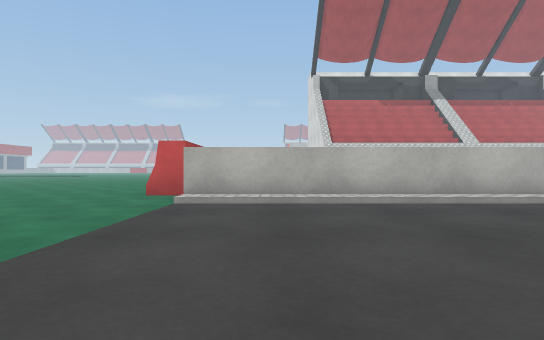
view 1 (above)

24 first-person views from a walk through a Unity game level. The camera is 0.51 m above the floor, looks level and sees 80° across. The floor is counted in squares, 1 m on a side. Each view is taken from the middle of a square. On the plan, view 1 faces up. The plan holds only what a view shows up to about 9 squares ahead; the rest is blank. The place goes on beyond the plan. Some surface patterns are stand-ins.

view 2
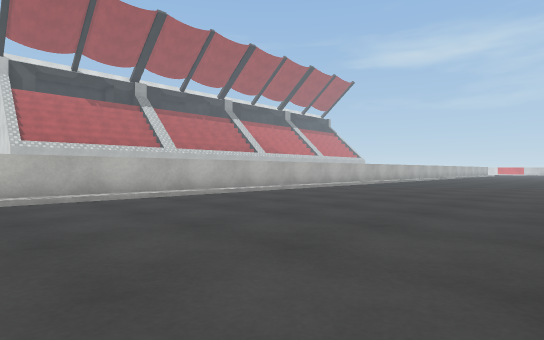

view 3
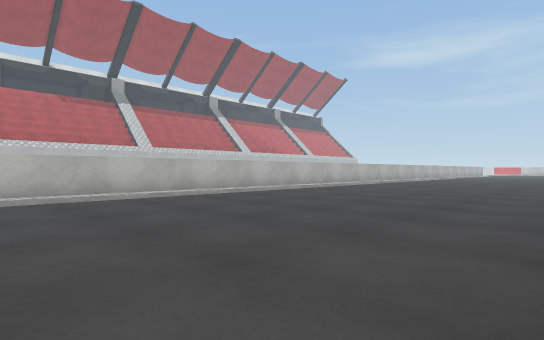

view 4
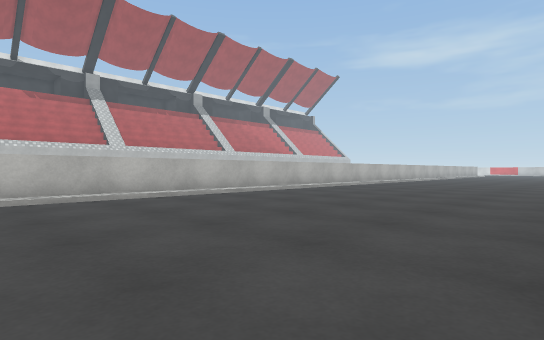

view 5
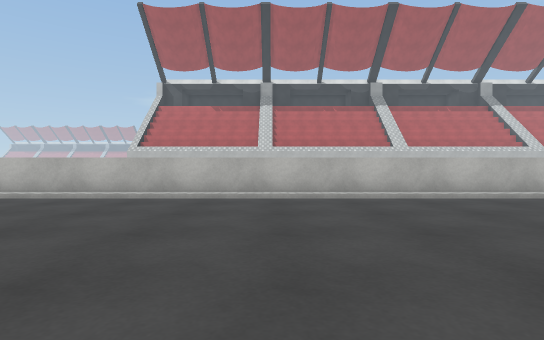

view 6
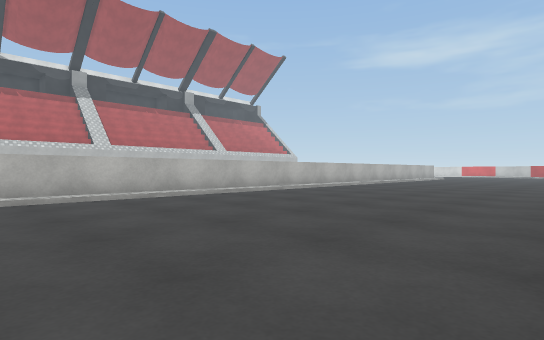

view 7
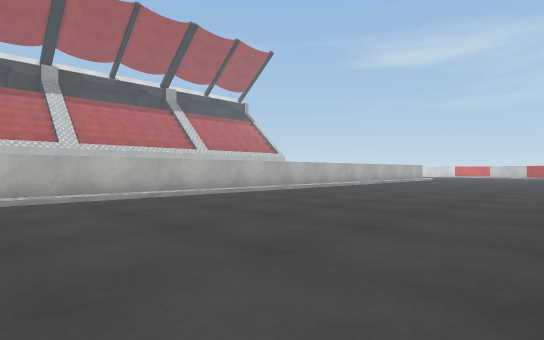

view 8
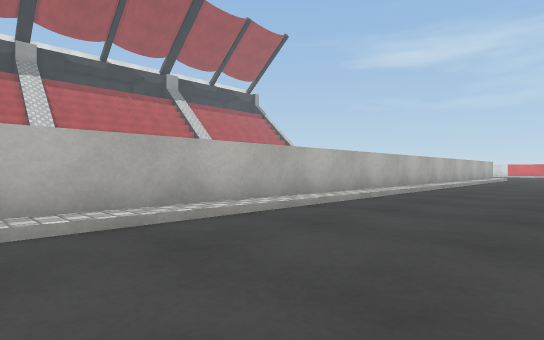

view 9
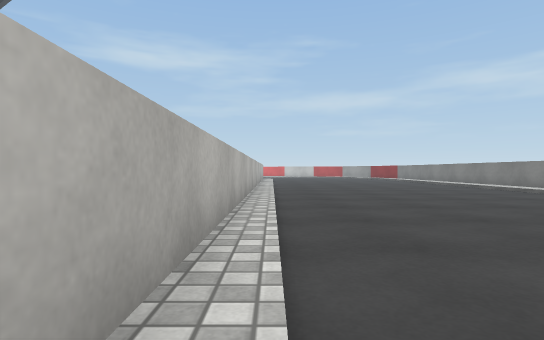

view 10
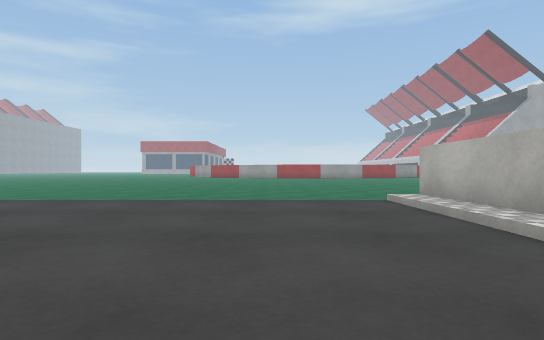

view 11
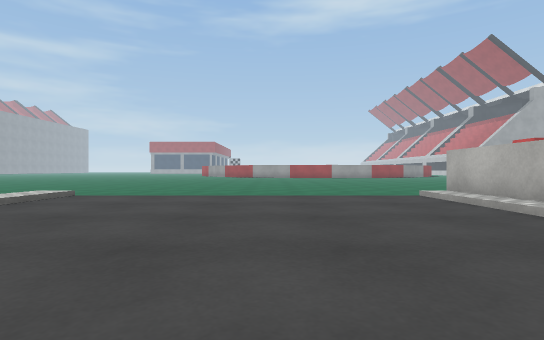

view 12
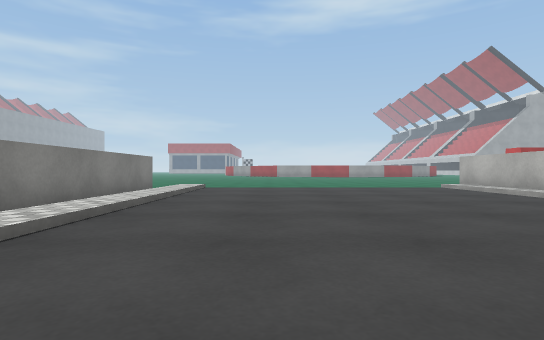

view 13
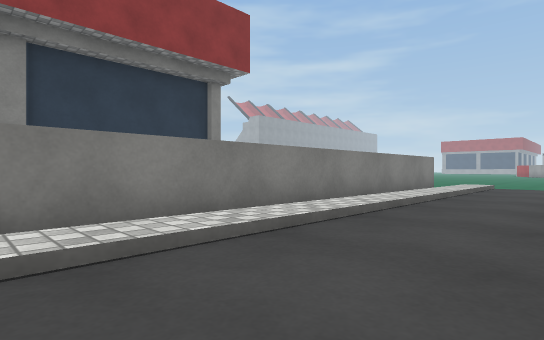

view 14
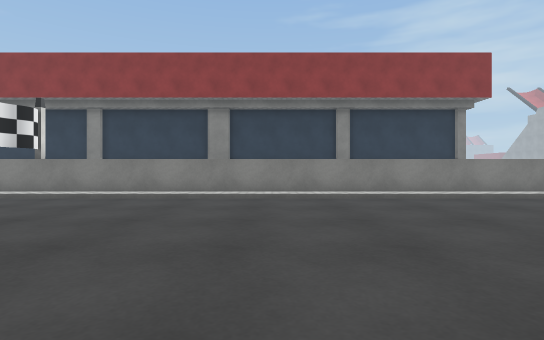

view 15
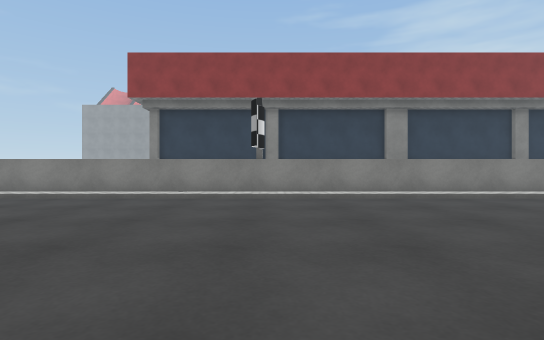

view 16
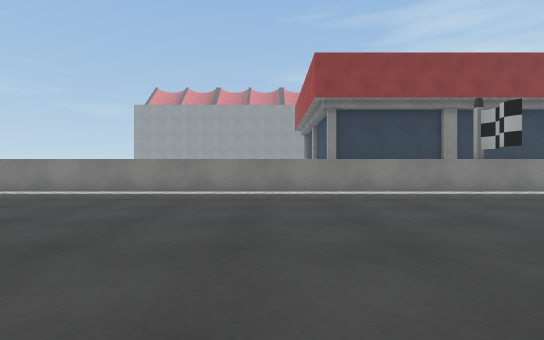

view 17
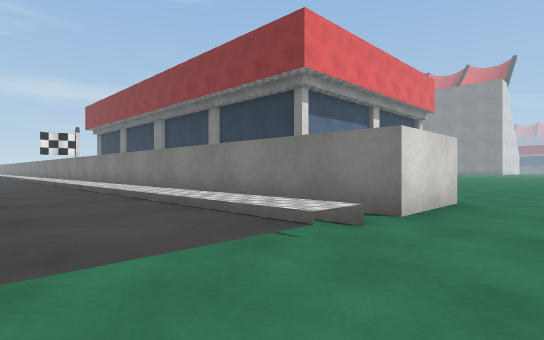

view 18
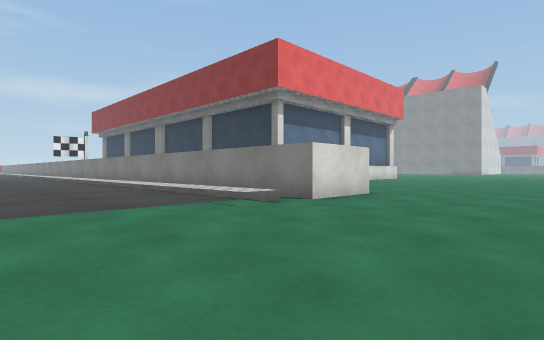

view 19
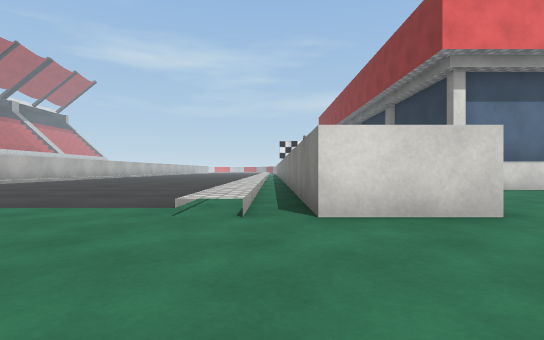

view 20
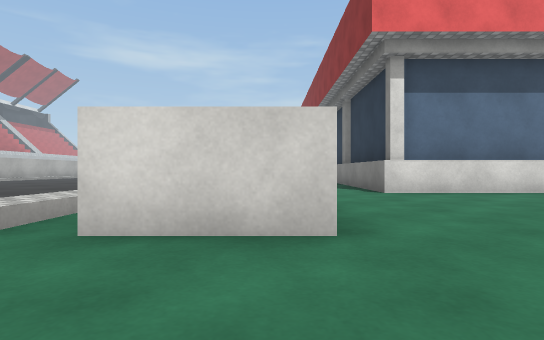

view 21
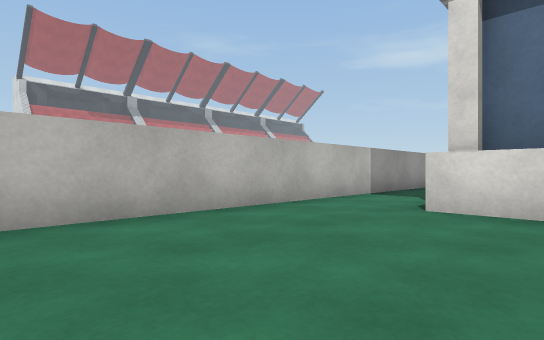

view 22
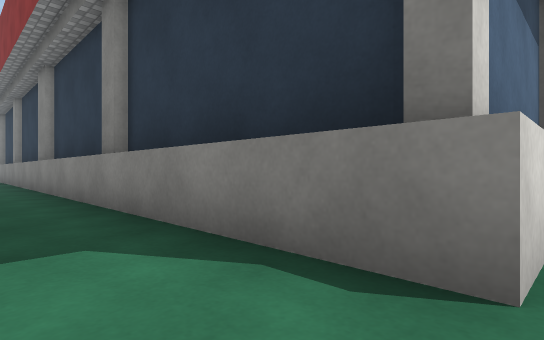

view 23
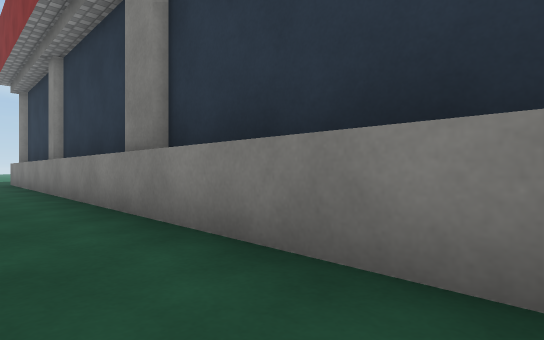

view 24
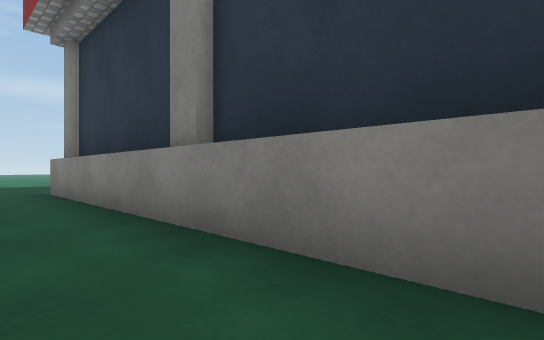

### Floor plan
Key: @ floor where view 1 was taken; # wall or solid block; . main floor; - floor 0.1 m lower than the main floor; / step, stairs or slope; ^ raised ledge; v drop or lower ground; F flag; O other object.
Columns run from 5 left of view 1 to 29 right of it. Each row starts with its distance up from view 1.
  9 --
  8 --OO
  7 ---
  6 ----###############################
  5 ----///////////////////////////////
  4 ----...............................
  3 ----...............................
  2 ----...............................
  1 ----...............................
  0 ----.@.............................
 -1 ----...............................
 -2 ----///////////////////////////////
 -3 ----vvvvvvvvvvv        vv
 -4 ----###############################
 -5  ---##########         F
 -6  -------------------------
 -7  ------------------------------
 -8  -------^###################^--
 -9  -------^#

Where each view was taken, in squares from view 1:
view 1: 0 up, 0 right, facing up
view 2: 2 down, 1 right, facing up-right
view 3: 2 down, 3 right, facing up-right
view 4: 2 down, 5 right, facing up-right
view 5: 2 down, 14 right, facing up
view 6: 2 down, 16 right, facing up-right
view 7: 2 down, 18 right, facing up-right
view 8: 2 up, 20 right, facing up-right
view 9: 5 up, 20 right, facing right
view 10: 3 up, 4 right, facing left
view 11: 2 up, 5 right, facing left
view 12: 0 up, 8 right, facing left
view 13: 0 up, 9 right, facing down-left
view 14: 5 up, 11 right, facing down
view 15: 5 up, 18 right, facing down
view 16: 5 up, 25 right, facing down
view 17: 0 up, 3 left, facing down-right
view 18: 1 up, 5 left, facing down-right
view 19: 3 down, 5 left, facing right
view 20: 5 down, 4 left, facing right
view 21: 9 down, 1 left, facing up-right
view 22: 6 down, 3 right, facing down-right
view 23: 6 down, 9 right, facing down-right
view 24: 6 down, 15 right, facing down-right
